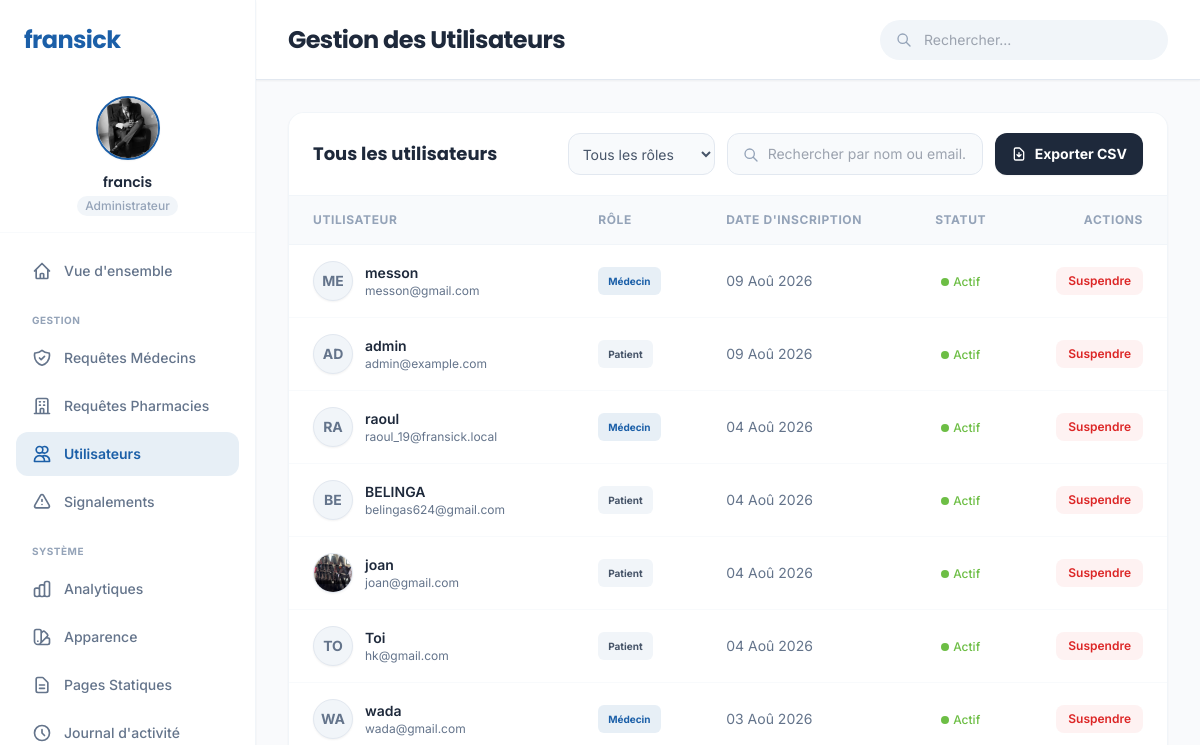
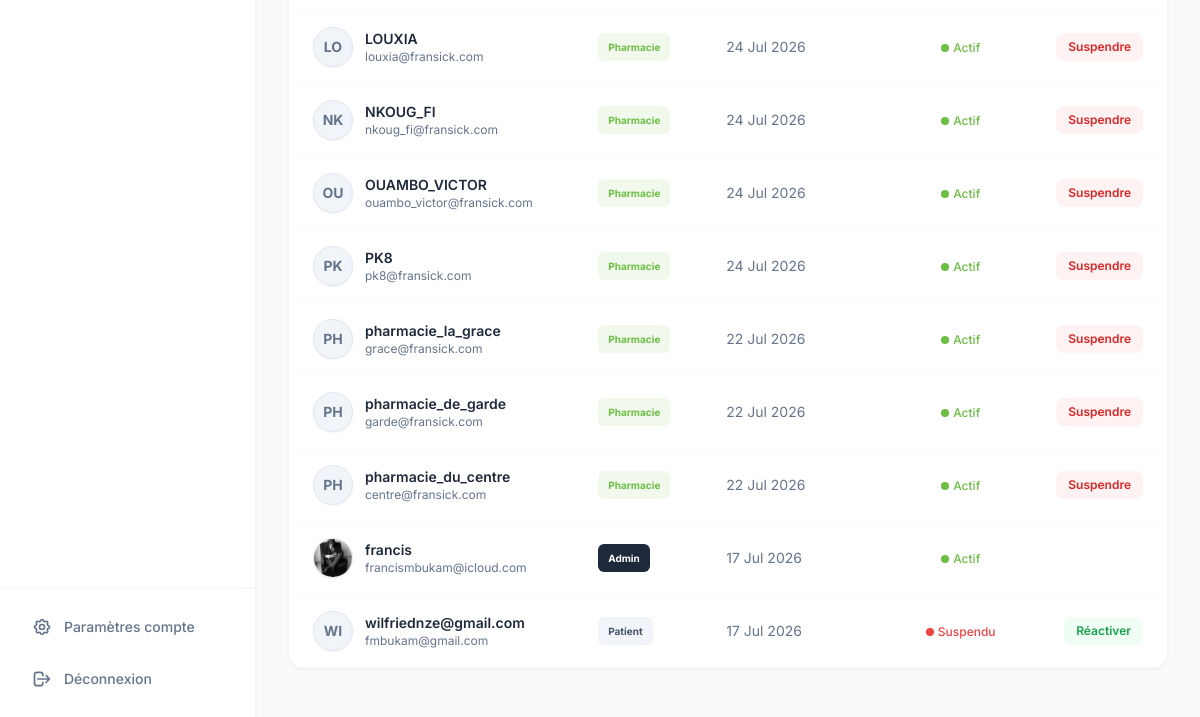
Page /administration/users/ (signed in) on the earlier database version (2 pictures, top to bottom).
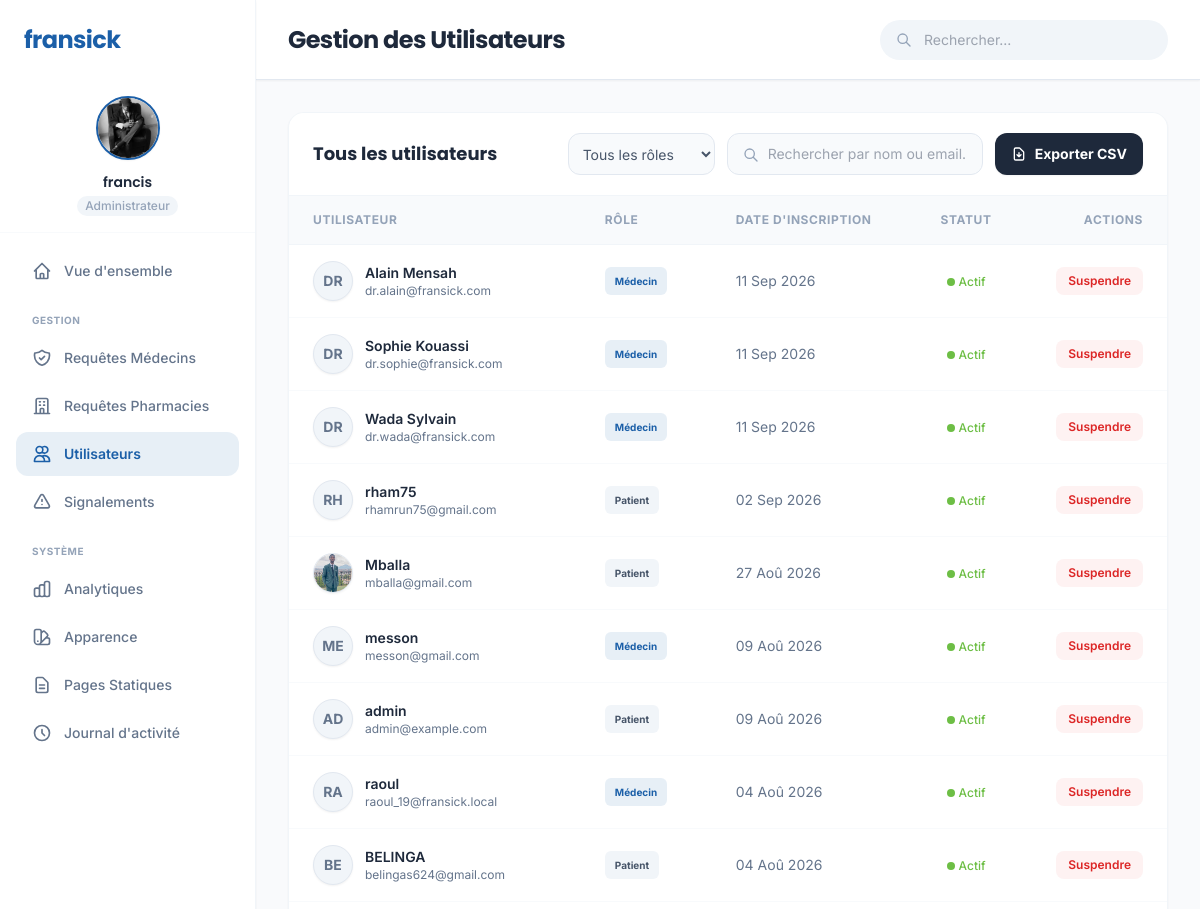
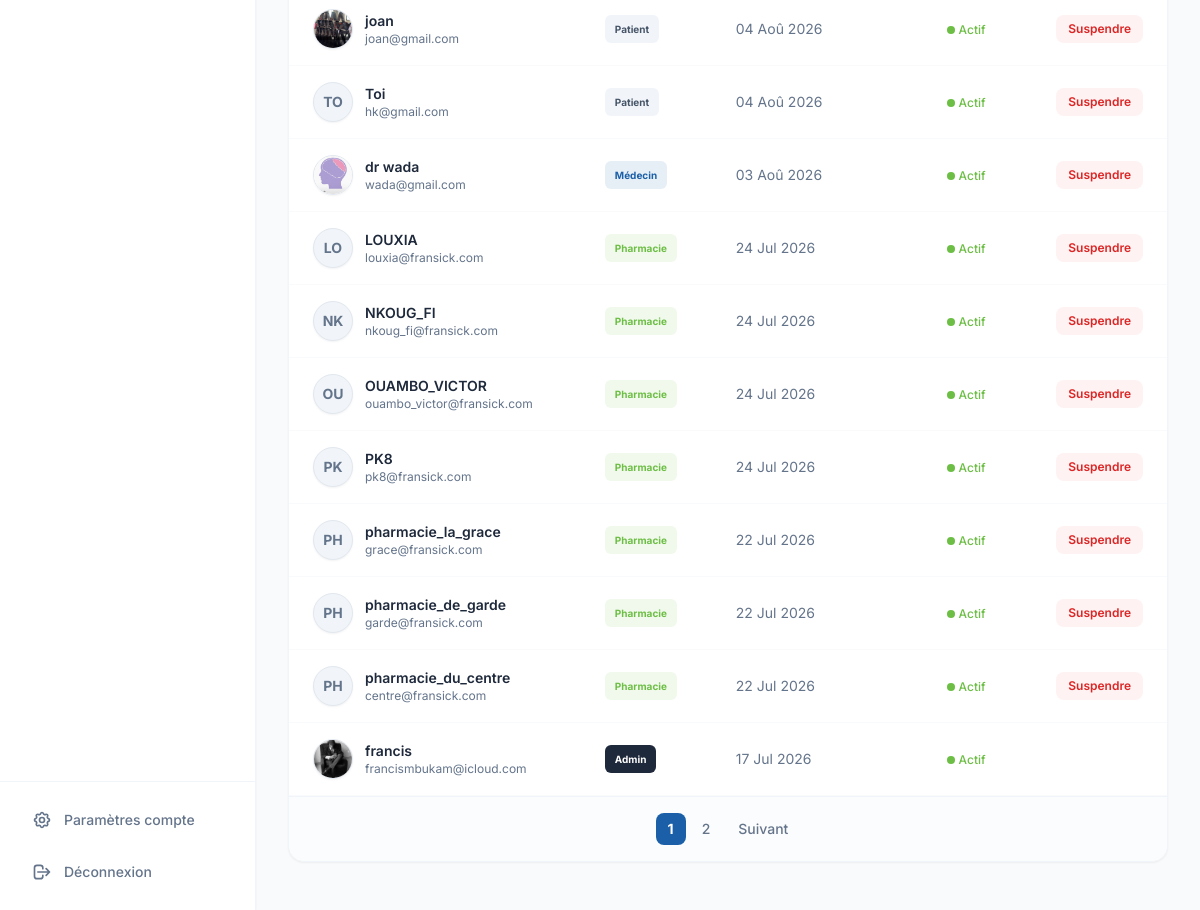
Same page on the later database version (2 pictures, top to bottom).
### accounts/models.py (models this page shows, shortened)
class CustomUser(AbstractUser):
    email = models.EmailField(
        'adresse email',
        unique=True,
        error_messages={'unique': "Un utilisateur avec cette adresse email existe déjà."}
    )
    PATIENT = 'patient'
    MEDECIN = 'medecin'
    PHARMACIE = 'pharmacie'
    ADMIN = 'admin'
    ROLE_CHOICES = [
        (PATIENT, 'Patient'),
        (MEDECIN, 'Médecin'),
        (PHARMACIE, 'Pharmacie'),
        (ADMIN, 'Administrateur'),
    ]
    role = models.CharField(
        max_length=20,
        choices=ROLE_CHOICES,
        default=PATIENT,
        verbose_name="Rôle"
    )
    phone_number = models.CharField(
        max_length=20,
        blank=True,
        null=True,
        verbose_name="Numéro de téléphone"
    )
    profile_picture = models.ImageField(
        upload_to='profiles/',
        blank=True,
        null=True,
        verbose_name="Photo de profil"
    )
    dark_mode_enabled = models.BooleanField(
        default=False,
        verbose_name="Mode sombre activé"
    )

### administration/views.py (the view)
# urls.py: path('users/', views.UserListView.as_view(), name='users_list'),
class UserListView(AdminRequiredMixin, ListView):
    model = CustomUser
    template_name = 'administration/users_list.html'
    context_object_name = 'users'
    paginate_by = 20
    def get_queryset(self):
        qs = CustomUser.objects.all().order_by('-date_joined')
        role = self.request.GET.get('role')
        search = self.request.GET.get('search')
        if role:
            qs = qs.filter(role=role)
        if search:
            qs = qs.filter(username__icontains=search) | qs.filter(email__icontains=search)
        return qs

### administration/context_processors.py (called while the page is built)
def site_appearance(request):
    appearance = SiteAppearance.objects.first()
    if not appearance:
        appearance = SiteAppearance.objects.create()
    return {
        'site_appearance': appearance
    }

### administration/views.py (called while the page is built)
    def test_func(self):
        return self.request.user.is_authenticated and self.request.user.role == 'admin'

### administration/templates/administration/users_list.html (shortened to what the changed rows need)
{% extends 'administration/admin_base.html' %}
{% block header_title %}Gestion des Utilisateurs{% endblock %}
{% block content %}
<div class="bg-white rounded-2xl shadow-sm border border-slate-100 overflow-hidden">
    <div class="px-6 py-5 border-b border-slate-100 bg-white flex flex-col md:flex-row justify-between items-start md:items-center gap-4">
        <h2 class="text-lg font-bold text-slate-800 font-heading">Tous les utilisateurs</h2>
    </div>
    <div class="overflow-x-auto">
        <table class="w-full text-sm text-left text-slate-500">
            <thead class="text-xs text-slate-400 uppercase bg-slate-50 border-b border-slate-100">
                <tr>
                    <th scope="col" class="px-6 py-4 font-bold tracking-wider">Utilisateur</th>
                    <th scope="col" class="px-6 py-4 font-bold tracking-wider">Rôle</th>
                    <th scope="col" class="px-6 py-4 font-bold tracking-wider">Date d'inscription</th>
                    <th scope="col" class="px-6 py-4 font-bold tracking-wider text-center">Statut</th>
                    <th scope="col" class="px-6 py-4 font-bold tracking-wider text-right">Actions</th>
                </tr>
            </thead>
            <tbody>
                {% for u in users %}
                <tr class="bg-white border-b border-slate-50 hover:bg-slate-50/50 transition-colors">
                    <td class="px-6 py-4">
                        <a href="{% url 'administration:user_detail' u.pk %}" class="flex items-center space-x-3 hover:opacity-80 transition-opacity group">
                            {% if u.profile_picture %}
                                <img src="{{ u.profile_picture.url }}" class="w-10 h-10 rounded-full object-cover shadow-sm border border-slate-200">
                            {% else %}
                                <div class="w-10 h-10 rounded-full bg-slate-100 text-slate-500 flex items-center justify-center font-bold text-sm shadow-sm border border-slate-200">
                                    {{ u.username|slice:":2"|upper }}
                                </div>
                            {% endif %}
                            <div>
                                <div class="font-semibold text-slate-800 group-hover:text-primary transition-colors">{{ u.get_full_name|default:u.username }}</div>
                                <div class="text-xs text-slate-500">{{ u.email }}</div>
                            </div>
                        </a>
                    </td>
                    <td class="px-6 py-4">
                        {% if u.role == 'admin' %}
                            <span class="inline-flex px-2.5 py-1 rounded-md text-[10px] font-bold bg-slate-800 text-white">Admin</span>
                        {% elif u.role == 'medecin' %}
                            <span class="inline-flex px-2.5 py-1 rounded-md text-[10px] font-bold bg-primary/10 text-primary">Médecin</span>
                        {% elif u.role == 'pharmacie' %}
                            <span class="inline-flex px-2.5 py-1 rounded-md text-[10px] font-bold bg-secondary/10 text-secondary">Pharmacie</span>
                        {% else %}
                            <span class="inline-flex px-2.5 py-1 rounded-md text-[10px] font-bold bg-slate-100 text-slate-600">Patient</span>
                        {% endif %}
                    </td>
                    <td class="px-6 py-4">
                        {{ u.date_joined|date:"d M Y" }}
                    </td>
                    <td class="px-6 py-4 text-center">
                        {% if u.is_active %}
                            <span class="inline-flex items-center space-x-1 text-secondary font-medium text-xs">
                                <span class="w-2 h-2 rounded-full bg-secondary"></span>
                                <span>Actif</span>
                            </span>
                        {% else %}
                            <span class="inline-flex items-center space-x-1 text-red-500 font-medium text-xs">
                                <span class="w-2 h-2 rounded-full bg-red-500"></span>
                                <span>Suspendu</span>
                            </span>
                        {% endif %}
                    </td>
                    <td class="px-6 py-4 text-right">
                        {% if u != request.user %}
                        <form action="{% url 'administration:user_toggle_status' u.pk %}" method="post" class="inline-block"
                              @submit.prevent="$dispatch('open-modal', {
                                  title: 'Changer le statut',
                                  message: 'Êtes-vous sûr de vouloir changer le statut de {{ u.username }} ?',
                                  actionUrl: '{% url 'administration:user_toggle_status' u.pk %}',
                                  type: '{% if u.is_active %}danger{% else %}success{% endif %}',
                                  confirmText: '{% if u.is_active %}Suspendre{% else %}Réactiver{% endif %}'
                              })">
                            {% if u.is_active %}
                                <button type="submit" class="text-xs font-semibold text-red-600 hover:text-red-800 bg-red-50 hover:bg-red-100 px-3 py-1.5 rounded-lg transition-colors">
                                    Suspendre
                                </button>
                            {% else %}
                                <button type="submit" class="text-xs font-semibold text-green-600 hover:text-green-800 bg-green-50 hover:bg-green-100 px-3 py-1.5 rounded-lg transition-colors">
                                    Réactiver
                                </button>
                            {% endif %}
                        </form>
                        {% endif %}
                    </td>
                </tr>
                {% empty %}
                <tr>
                    <td colspan="5" class="px-6 py-12 text-center text-slate-500">
                        Aucun utilisateur trouvé.
                    </td>
                </tr>
                {% endfor %}
            </tbody>
        </table>
    </div>
    {% if page_obj.has_other_pages %}
    <div class="px-6 py-4 border-t border-slate-100 bg-slate-50/50 flex justify-center">
        <nav class="flex items-center space-x-1">
            {% for i in paginator.page_range %}
                {% if page_obj.number == i %}
                    <span class="px-3 py-1.5 rounded-lg text-sm font-bold bg-primary text-white">{{ i }}</span>
                {% else %}
                    <a href="?page={{ i }}" class="px-3 py-1.5 rounded-lg text-sm font-medium text-slate-500 hover:bg-slate-200 transition-colors">{{ i }}</a>
                {% endif %}
            {% endfor %}
            {% if page_obj.has_next %}
                <a href="?page={{ page_obj.next_page_number }}" class="px-3 py-1.5 rounded-lg text-sm font-medium text-slate-500 hover:bg-slate-200 transition-colors">Suivant</a>
            {% endif %}
        </nav>
    </div>
    {% endif %}
</div>
{% endblock %}

### administration/templates/administration/admin_base.html (shortened to what the changed rows need)
{% load static %}
<!DOCTYPE html>
<html lang="fr" class="{% if user.is_authenticated and user.dark_mode_enabled %}dark{% endif %} bg-[#f0f2f5] font-sans">
<head>
    <script src="{% static 'core/js/tailwindcss.js' %}"></script>
</head>
<body class="text-slate-800 antialiased h-screen flex overflow-hidden bg-[#f3f5f9]">
    <aside class="w-64 bg-white border-r border-slate-100 h-full flex flex-col justify-between hidden md:flex shrink-0 shadow-sm z-20">
        <div class="overflow-y-auto">
            <div class="px-6 py-4 flex flex-col items-center border-b border-slate-50">
                {% if user.profile_picture %}
                    <img src="{{ user.profile_picture.url }}" class="w-16 h-16 rounded-full object-cover shadow-sm mb-3 border-2 border-primary">
                {% else %}
                    <div class="w-16 h-16 rounded-full bg-primary text-white flex items-center justify-center font-bold text-2xl mb-3 shadow-sm border-2 border-primary/20">{{ user.username|slice:":2"|upper }}</div>
                {% endif %}
                <h3 class="font-semibold text-slate-800 text-sm font-heading">{{ user.get_full_name|default:user.username }}</h3>
                <span class="text-xs text-slate-400 font-medium bg-slate-100 px-2 py-0.5 rounded-full mt-1">Administrateur</span>
            </div>
        </div>
    </aside>
    <main class="flex-1 flex flex-col h-full overflow-hidden relative bg-[#f9fafc]">
        <header class="h-20 px-8 flex items-center justify-between shrink-0 border-b border-slate-200 bg-white z-10 shadow-sm">
            <h1 class="text-2xl font-bold tracking-tight text-slate-800 font-heading">{% block header_title %}Dashboard{% endblock %}</h1>
        </header>
        <div class="flex-1 overflow-auto px-8 pb-12 pt-8">
            {% block content %}{% endblock %}
        </div>
    </main>
</body>
</html>

Differences in the rows shown:
no longer on this page (row unchanged): CustomUser: username "WI", get_full_name "wilfriednze@gmail.com", email "fmbukam@gmail.com", role "Patient", date_joined "17 Jul 2026", is_active False (drawn)
added CustomUser: username "DR", get_full_name "Alain Mensah", email "dr.alain@fransick.com", role "Médecin", date_joined "11 Sep 2026", is_active True (drawn)
added CustomUser: username "DR", get_full_name "Sophie Kouassi", email "dr.sophie@fransick.com", role "Médecin", date_joined "11 Sep 2026", is_active True (drawn)
added CustomUser: username "DR", get_full_name "Wada Sylvain", email "dr.wada@fransick.com", role "Médecin", date_joined "11 Sep 2026", is_active True (drawn)
added CustomUser: username "RH", get_full_name "rham75", email "rhamrun75@gmail.com", role "Patient", date_joined "02 Sep 2026", is_active True (drawn)
added CustomUser: profile_picture (picture), get_full_name "Mballa", email "mballa@gmail.com", role "Patient", date_joined "27 Aoû 2026", is_active True (drawn)
changed CustomUser "wada@gmail.com": profile_picture: picture added; get_full_name "wada" → "dr wada"; username "WA" → (not shown)
Other differences:
new list line: "1"
new list line: "2"
text now shown: "Suivant"
